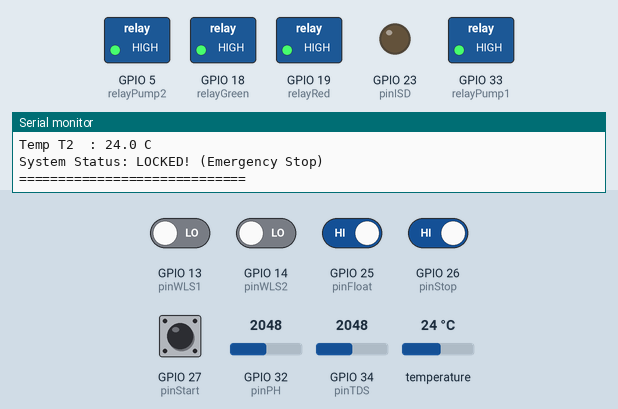
Simulated run of this sketch. Board: ESP32. On the bench: switched loads named in the sketch (green lamp = pin HIGH), output pins drawn as LEDs (lit = HIGH), the last lines printed to the serial monitor. The inputs (shaded band) are chosen by the test bench; at power-on: GPIO 25 (pinFloat), GPIO 26 (pinStop), GPIO 27 (pinStart) HIGH, GPIO 13 (pinWLS1), GPIO 14 (pinWLS2) LOW, GPIO 32 (pinPH) = 2048, GPIO 34 (pinTDS) = 2048, temperature 24 °C.

Above: at 2.2 s.
2.3 s: GPIO 14 (pinWLS2) driven HIGH and GPIO 26 (pinStop) driven LOW
At 3.8 s:
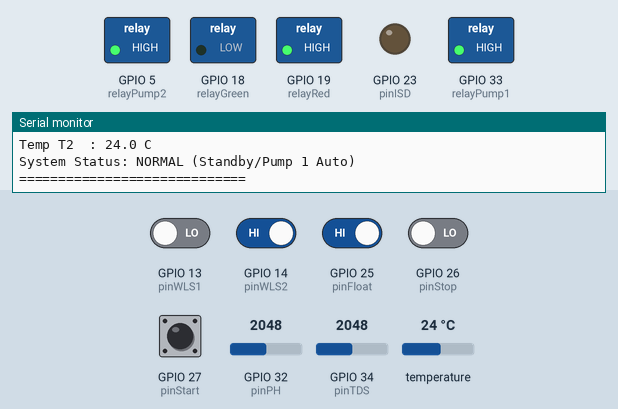
5.0 s: GPIO 27 (pinStart) pulled LOW for 1.05 s
At 7.3 s:
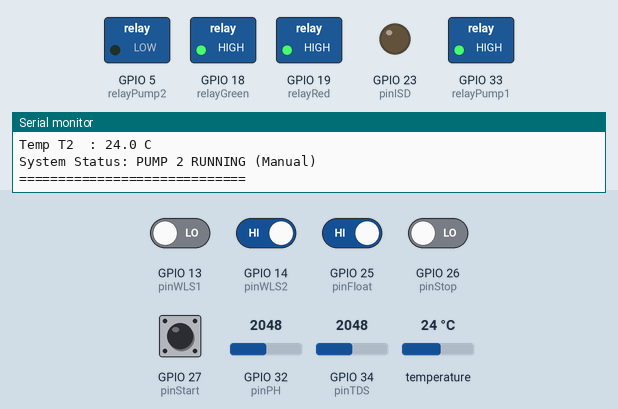
7.6 s: GPIO 25 (pinFloat) driven LOW
At 9.5 s:
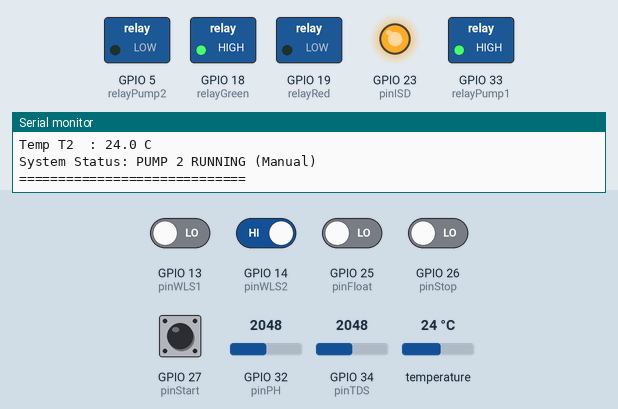
10.2 s: GPIO 25 (pinFloat) driven HIGH
At 12.5 s:
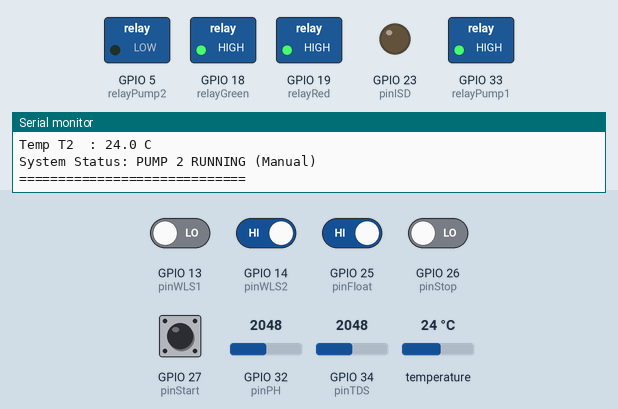
12.8 s: GPIO 26 (pinStop) driven HIGH
At 14.6 s:
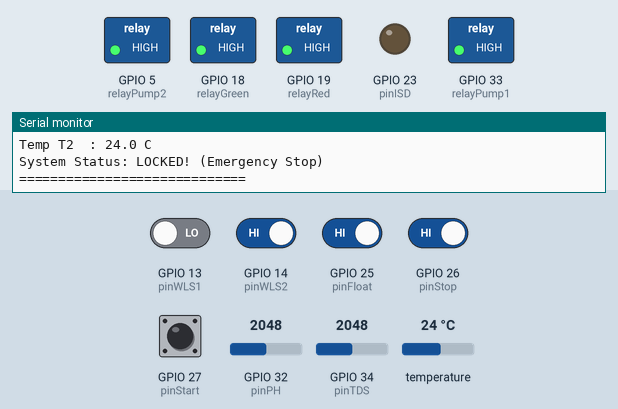
15.4 s: GPIO 25 (pinFloat) driven LOW and GPIO 26 (pinStop) driven LOW
At 17.9 s:
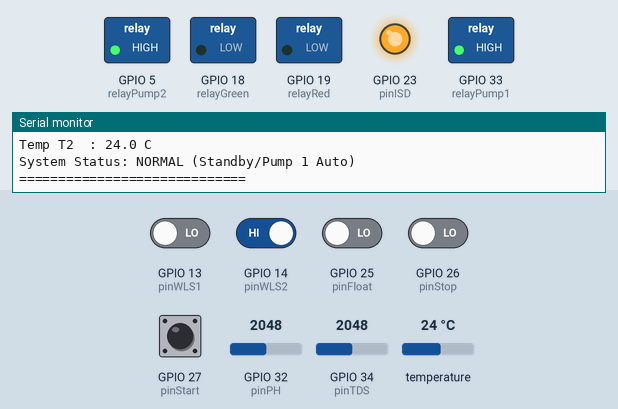
Timing chart, 0 to 19.0 s (numbered marks = the images above; inputs shaded):
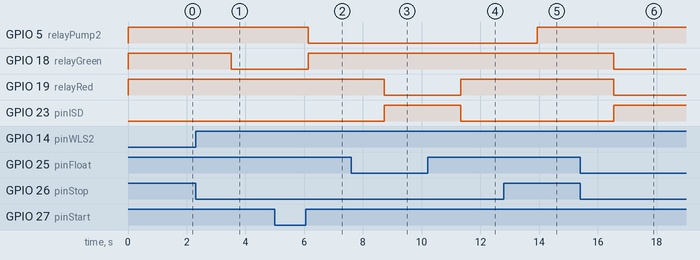

Measured:
- after the input at 2.3 s, GPIO 18 (relayGreen): HIGH → LOW after 1.2 s
- after the input at 5.0 s, GPIO 5 (relayPump2): HIGH → LOW after 1.1 s; GPIO 18 (relayGreen): LOW → HIGH after 1.1 s
- after the input at 7.6 s, GPIO 19 (relayRed): HIGH → LOW after 1.1 s; GPIO 23 (pinISD): LOW → HIGH after 1.1 s
- after the input at 10.2 s, GPIO 19 (relayRed): LOW → HIGH after 1.1 s; GPIO 23 (pinISD): HIGH → LOW after 1.1 s
- after the input at 12.8 s, GPIO 5 (relayPump2): LOW → HIGH after 1.1 s
- after the input at 15.4 s, GPIO 18 (relayGreen), GPIO 19 (relayRed): HIGH → LOW after 1.1 s; GPIO 23 (pinISD): LOW → HIGH after 1.1 s

The sketch:

greencrop_esp32_manual_control.ino
```cpp
#include <OneWire.h>
#include <DallasTemperature.h>

// ==========================================
// 1. ตั้งค่าอุปกรณ์และขาพอร์ต (ESP32)
// ==========================================
const int pinTemp = 4;
OneWire oneWire(pinTemp);
DallasTemperature tempSensor(&oneWire);  // เซ็นเซอร์อุณหภูมิ DS18B20

// ขา Input (สัญญาณดิจิตอล)
const int pinWLS1 = 13;   // เซ็นเซอร์น้ำตัวล่าง ถัง 1
const int pinWLS2 = 14;   // เซ็นเซอร์น้ำตัวบน ถัง 1
const int pinStart = 27;  // ปุ่ม Start (NO) ปั๊ม 2
const int pinStop = 26;   // ปุ่ม Stop (NC) ฉุกเฉิน
const int pinFloat = 25;  // สวิตช์ลูกลอย ถัง 2

// ขา Input (สัญญาณแอนะล็อก)
const int pinPH = 32;   // เซ็นเซอร์วัดค่า pH
const int pinTDS = 34;  // เซ็นเซอร์วัดค่า EC (TDS)

// ขา Output (สั่งงานรีเลย์และเสียง)
const int relayPump1 = 33;  // รีเลย์ ปั๊ม 1 (ช่อง IN1)
const int relayPump2 = 5;   // รีเลย์ ปั๊ม 2 + ไฟเหลือง (ช่อง IN2)
const int relayGreen = 18;  // รีเลย์ ไฟเขียว (ช่อง IN3)
const int relayRed = 19;    // รีเลย์ ไฟแดง (ช่อง IN4)
const int pinISD = 23;      // โมดูลเสียง ISD1820

// ==========================================
// 2. ตัวแปรเก็บสถานะของระบบ
// ==========================================
int pump2Status = 0;    // 0 = ปั๊ม 2 หยุด, 1 = ปั๊ม 2 เดิน
bool isLocked = false;  // false = โหมดปกติ, true = โหมดติดล็อคฉุกเฉิน

float pH_Value = 0.0;
float EC_Value = 0.0;
float temp_Value = 25.0;

unsigned long lastUpdate = 0;  // ตัวแปรสำหรับจับเวลาแสดงผลบนคอมพิวเตอร์

void setup() {
  // เปิดพอร์ตสื่อสารกับคอมพิวเตอร์ (ดูข้อมูลผ่าน Serial Monitor)
  Serial.begin(9600);

  // เริ่มต้นการทำงานของเซ็นเซอร์อุณหภูมิ
  tempSensor.begin();

  // --- ตั้งค่าโหมด Input ---
  // ใช้ PULLDOWN ดึงไฟเป็น 0V ป้องกันไฟค้างตอนเซ็นเซอร์ WLS แห้ง
  pinMode(pinWLS1, INPUT_PULLDOWN);
  pinMode(pinWLS2, INPUT_PULLDOWN);

  pinMode(pinStart, INPUT_PULLUP);
  pinMode(pinStop, INPUT_PULLUP);
  pinMode(pinFloat, INPUT_PULLUP);

  // --- ตั้งค่าโหมด Output ---
  pinMode(relayPump1, OUTPUT);
  pinMode(relayPump2, OUTPUT);
  pinMode(relayGreen, OUTPUT);
  pinMode(relayRed, OUTPUT);
  pinMode(pinISD, OUTPUT);

  // --- กำหนดสถานะเริ่มต้น (ดับทุกอย่างก่อนเริ่มงาน) ---
  // รีเลย์แบบ Active LOW ต้องสั่งไฟ HIGH (3.3V) ถึงจะหยุดทำงาน
  digitalWrite(relayPump1, HIGH);
  digitalWrite(relayPump2, HIGH);
  digitalWrite(relayGreen, HIGH);
  digitalWrite(relayRed, HIGH);
  digitalWrite(pinISD, LOW);  // โมดูลเสียงสั่ง LOW คือเงียบ

  Serial.println("System Ready... Start Reading Sensors.");
  delay(1000);
}

void loop() {
  // ==========================================
  // ขั้นตอนที่ 1: อ่านค่า Input ทั้งหมด
  // ==========================================

  // อ่านสถานะสวิตช์และลูกลอย (ดิจิตอล)
  int stateWLS1 = digitalRead(pinWLS1);
  int stateWLS2 = digitalRead(pinWLS2);
  int stateStart = digitalRead(pinStart);
  int stateStop = digitalRead(pinStop);
  int stateFloat = digitalRead(pinFloat);

  // อ่านค่าอุณหภูมิ
  tempSensor.requestTemperatures();
  temp_Value = tempSensor.getTempCByIndex(0);
  if (temp_Value < 0.0) {
    temp_Value = 25.0;  // ค่าสำรองกรณีสายเซ็นเซอร์หลุด
  }

  // อ่านค่า pH (คำนวณแบบสมการเส้นตรงพื้นฐาน)
  float voltagePH = analogRead(pinPH) * (3.3 / 4095.0);
  pH_Value = (-5.70 * voltagePH) + 21.34;
  if (pH_Value < 0) pH_Value = 0;
  if (pH_Value > 14) pH_Value = 14;

  // อ่านค่า EC (แปลงจาก TDS พร้อมชดเชยค่าตามอุณหภูมิน้ำจริง)
  float voltageTDS = analogRead(pinTDS) * (3.3 / 4095.0);
  float compCoeff = 1.0 + 0.02 * (temp_Value - 25.0);
  float compVoltage = voltageTDS / compCoeff;
  float tds = (133.42 * pow(compVoltage, 3) - 255.86 * pow(compVoltage, 2) + 857.39 * compVoltage) * 0.5;
  EC_Value = (tds * 2.0) / 1000.0;  // แปลงให้อยู่ในหน่วย mS/cm

  // ==========================================
  // ขั้นตอนที่ 2: ระบบควบคุม (Control Logic)
  // ==========================================

  // -- เช็คปุ่มฉุกเฉิน (Stop NC) --
  if (stateStop == HIGH) {
    pump2Status = 0;
    isLocked = true;  // เข้าสู่โหมดติดล็อค

    // บังคับหยุดการทำงานทุกอุปกรณ์ทันที
    digitalWrite(relayPump1, HIGH);
    digitalWrite(relayPump2, HIGH);
    digitalWrite(relayGreen, HIGH);
    digitalWrite(relayRed, HIGH);
    digitalWrite(pinISD, LOW);
  } else {
    // -- เช็คการปลดล็อค (ต้องรอน้ำเต็มถึง WLS2) --
    if (stateWLS2 == HIGH) {
      isLocked = false;  // ปลดล็อคระบบ
    }

    // -- แยกการทำงานระหว่าง โหมดติดล็อค VS โหมดปกติ --
    if (isLocked == true) {
      // โหมดติดล็อค: เพิกเฉยต่อคำสั่งอื่น จนกว่าจะปลดล็อค
      digitalWrite(relayPump1, HIGH);
      digitalWrite(relayPump2, HIGH);
      digitalWrite(relayGreen, HIGH);
      digitalWrite(relayRed, HIGH);
      digitalWrite(pinISD, LOW);
    } else {
      // โหมดปกติ: ดำเนินการตามเงื่อนไข

      // 1. เงื่อนไข ปั๊ม 1 (เช็คน้ำและ pH)
      if (stateWLS2 == HIGH) {
        digitalWrite(relayPump1, HIGH);  // น้ำเต็ม ปั๊ม 1 ดับ
      } else if (stateWLS1 == HIGH) {
        // น้ำถึงเซ็นเซอร์ล่าง ให้เช็คค่า pH
        if (pH_Value >= 6.5 && pH_Value <= 7.5) {
          digitalWrite(relayPump1, LOW);  // pH ผ่าน ปั๊ม 1 เดิน
        } else {
          digitalWrite(relayPump1, HIGH);  // pH ไม่ผ่าน ปั๊ม 1 ดับ
        }
      } else {
        digitalWrite(relayPump1, HIGH);  // น้ำแห้ง ปั๊ม 1 ดับ
      }

      // 2. เงื่อนไข ปั๊ม 2 (กดปุ่ม Start แล้วทำงานค้าง)
      if (stateStart == LOW) {
        pump2Status = 1;  // ล็อคสถานะเป็นทำงาน
      }

      if (pump2Status == 1) {
        digitalWrite(relayPump2, LOW);  // ปั๊ม 2 และ ไฟเหลือง ติด
      } else {
        digitalWrite(relayPump2, HIGH);  // ปั๊ม 2 และ ไฟเหลือง ดับ
      }

      // 3. เงื่อนไข ไฟเขียว (สถานะพร้อมใช้งาน)
      if (stateWLS2 == HIGH) {
        if (pump2Status == 0) {
          digitalWrite(relayGreen, LOW);  // น้ำเต็ม + ปั๊ม 2 ไม่ทำงาน -> ไฟเขียวติด
        } else {
          digitalWrite(relayGreen, HIGH);  // ปั๊ม 2 เดินอยู่ -> ไฟเขียวดับ
        }
      } else {
        digitalWrite(relayGreen, HIGH);  // น้ำไม่เต็ม -> ไฟเขียวดับ
      }

      // 4. เงื่อนไข ไฟแดง และ เสียง (ลูกลอยถัง 2)
      if (stateFloat == LOW) {
        digitalWrite(relayRed, LOW);   // สั่งไฟแดงติด
        digitalWrite(pinISD, HIGH);    // สั่งโมดูลเสียงดัง
      } else {
        digitalWrite(relayRed, HIGH);  // สั่งไฟแดงดับ
        digitalWrite(pinISD, LOW);     // สั่งเสียงเงียบ
      }
    }
  }

  // ==========================================
  // ขั้นตอนที่ 3: อัปเดตการแสดงผลบนคอมพิวเตอร์
  // ==========================================

  // ใช้ millis() หน่วงเวลาให้ส่งข้อมูลทุกๆ 500 มิลลิวินาที (ครึ่งวินาที)
  if (millis() - lastUpdate >= 500) {
    lastUpdate = millis();

    // พิมพ์เส้นกั้นเพื่อให้อ่านง่าย
    Serial.println("=============================");

    Serial.print("pH Value : ");
    Serial.println(pH_Value, 2);

    Serial.print("EC Value : ");
    Serial.print(EC_Value, 2);
    Serial.println(" mS/cm");

    Serial.print("Temp T2  : ");
    Serial.print(temp_Value, 1);
    Serial.println(" C");

    Serial.print("System Status: ");
    if (isLocked == true) {
      Serial.println("LOCKED! (Emergency Stop)");
    } else if (pump2Status == 1) {
      Serial.println("PUMP 2 RUNNING (Manual)");
    } else {
      Serial.println("NORMAL (Standby/Pump 1 Auto)");
    }
    Serial.println("=============================");
  }
}
```
